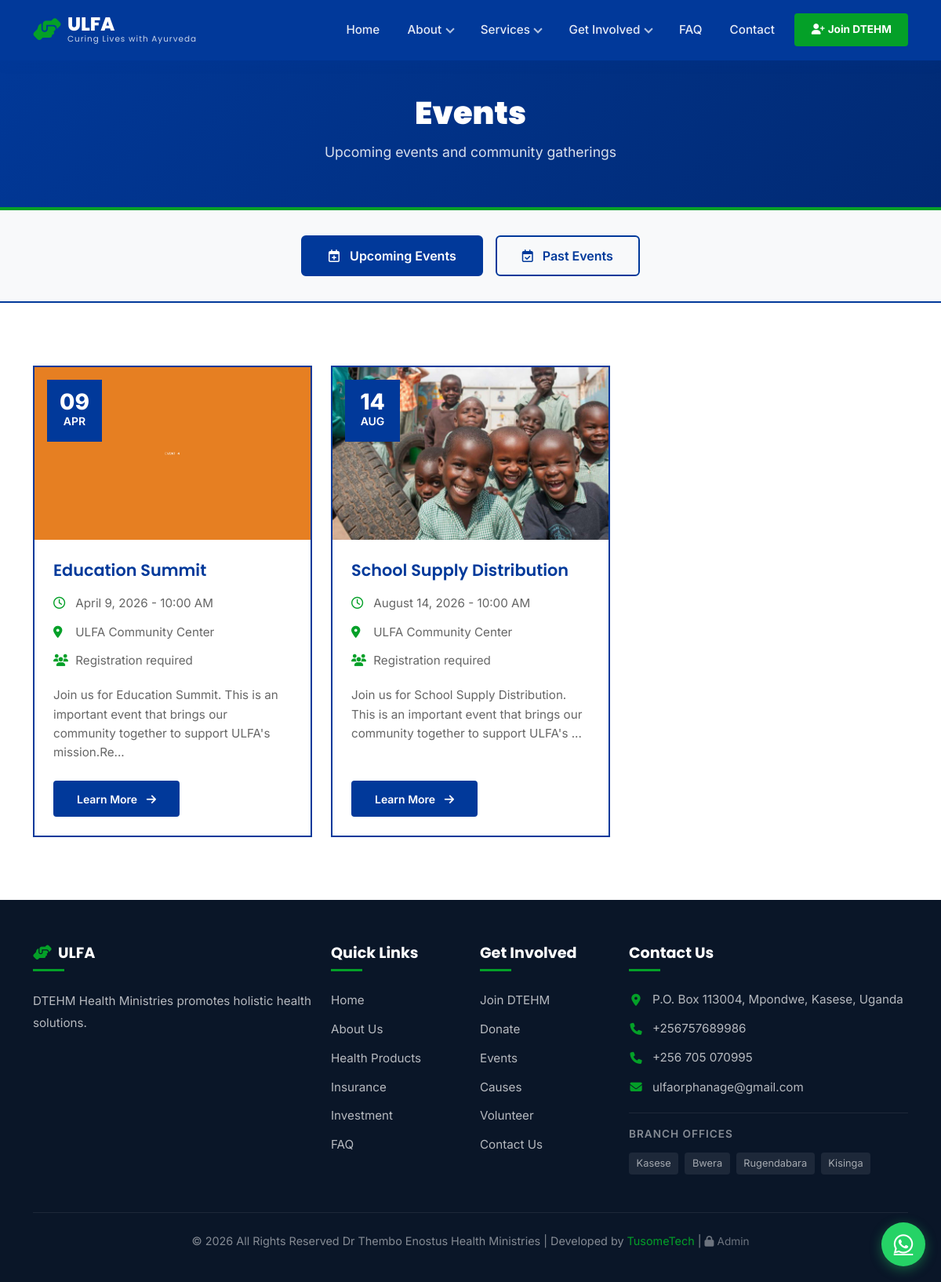
Screenshot of /events.php with the database file from the repository.
### tables this page shows
CREATE TABLE `events` (
  `id` int(11) NOT NULL,
  `title` varchar(200) NOT NULL,
  `slug` varchar(220) NOT NULL,
  `description` longtext NOT NULL,
  `event_image` varchar(255) DEFAULT NULL,
  `event_type` varchar(50) NOT NULL,
  `start_datetime` datetime NOT NULL,
  `end_datetime` datetime NOT NULL,
  `venue_name` varchar(200) NOT NULL,
  `venue_address` text,
  `registration_required` tinyint(1) DEFAULT '0',
  `registration_link` varchar(255) DEFAULT NULL,
  `max_capacity` int(11) DEFAULT '0',
  `current_registrations` int(11) DEFAULT '0',
  `status` enum('upcoming','ongoing','completed','cancelled') DEFAULT 'upcoming',
  `views` int(11) DEFAULT '0',
  `created_by` int(11) NOT NULL,
  `created_at` timestamp NOT NULL DEFAULT CURRENT_TIMESTAMP,
  `updated_at` timestamp NOT NULL DEFAULT CURRENT_TIMESTAMP ON UPDATE CURRENT_TIMESTAMP
);

### events.php (the view, shortened to what this page needs)
<?php
include 'includes/header.php';
$filter = isset($_GET['filter']) ? $_GET['filter'] : 'upcoming';
$page = isset($_GET['page']) ? (int)$_GET['page'] : 1;
$perPage = 9;
$offset = ($page - 1) * $perPage;
if ($filter === 'past') {
    $sql = "SELECT * FROM events WHERE status = 'past' OR (status = 'upcoming' AND start_datetime < NOW()) ORDER BY start_datetime DESC LIMIT :limit OFFSET :offset";
    $countSql = "SELECT COUNT(*) FROM events WHERE status = 'past' OR (status = 'upcoming' AND start_datetime < NOW())";
} else {
    $sql = "SELECT * FROM events WHERE status = 'upcoming' AND start_datetime >= NOW() ORDER BY start_datetime ASC LIMIT :limit OFFSET :offset";
}
$stmt = $pdo->prepare($sql);
$stmt->bindValue(':limit', $perPage, PDO::PARAM_INT);
$stmt->bindValue(':offset', $offset, PDO::PARAM_INT);
$stmt->execute();
$events = $stmt->fetchAll(PDO::FETCH_ASSOC);
?>
<div class="page-header">
    <div class="container">
        <h1>Events</h1>
        <p>Upcoming events and community gatherings</p>
    </div>
</div>
<section style="padding: 2rem 0; background: #f8f9fa; border-bottom: 2px solid var(--primary-blue);">
    <div class="container">
        <div class="d-flex justify-content-center gap-3">
            <a href="events.php?filter=upcoming" class="btn" style="border: 2px solid var(--primary-blue); background: <?php echo $filter === 'upcoming' ? 'var(--primary-yellow)' : 'transparent'; ?>; color: <?php echo $filter === 'upcoming' ? 'var(--white)' : 'var(--primary-blue)'; ?>; padding: 0.75rem 2rem; font-weight: 600; text-decoration: none;">
                <i class="far fa-calendar-plus me-2"></i> Upcoming Events
            </a>
            <a href="events.php?filter=past" class="btn" style="border: 2px solid var(--primary-blue); background: <?php echo $filter === 'past' ? 'var(--primary-yellow)' : 'transparent'; ?>; color: <?php echo $filter === 'past' ? 'var(--white)' : 'var(--primary-blue)'; ?>; padding: 0.75rem 2rem; font-weight: 600; text-decoration: none;">
                <i class="far fa-calendar-check me-2"></i> Past Events
            </a>
        </div>
    </div>
</section>
<section style="padding: 80px 0; background: #fff;">
    <div class="container">
        <?php if (empty($events)): ?>
            <div class="text-center" style="padding: 3rem 0;">
                <i class="far fa-calendar" style="font-size: 4rem; color: #ddd; margin-bottom: 1rem;"></i>
                <h3 style="color: #666;">No <?php echo $filter; ?> events found</h3>
                <p style="color: #999;">Check back soon for new events!</p>
            </div>
        <?php else: ?>
            <div class="row g-4">
                <?php foreach ($events as $event): ?>
                <div class="col-lg-4 col-md-6">
                    <div class="event-card" style="border: 2px solid var(--primary-blue); border-radius: 0; overflow: hidden; height: 100%; display: flex; flex-direction: column; background: #fff; transition: transform 0.3s;">
                        <?php if (!empty($event['event_image'])): ?>
                        <div class="event-image" style="height: 220px; overflow: hidden; position: relative;">
                            <img src="uploads/<?php echo htmlspecialchars($event['event_image']); ?>" alt="<?php echo htmlspecialchars($event['title']); ?>" style="width: 100%; height: 100%; object-fit: cover;">
                            <div class="event-date-badge" style="position: absolute; top: 1rem; left: 1rem; background: var(--primary-yellow); color: var(--white); padding: 0.75rem; border: 2px solid var(--primary-blue); text-align: center; min-width: 70px;">
                                <div style="font-size: 1.75rem; font-weight: 800; line-height: 1;"><?php echo date('d', strtotime($event['start_datetime'])); ?></div>
                                <div style="font-size: 0.875rem; font-weight: 600;"><?php echo strtoupper(date('M', strtotime($event['start_datetime']))); ?></div>
                            </div>
                        </div>
                        <?php endif; ?>
                        <div class="event-content" style="padding: 1.5rem; flex: 1; display: flex; flex-direction: column;">
                            <h3 style="font-size: 1.3rem; font-weight: 600; margin-bottom: 1rem; line-height: 1.4;">
                                <a href="event-detail.php?id=<?php echo $event['id']; ?>" style="color: var(--primary-blue); text-decoration: none;">
                                    <?php echo htmlspecialchars($event['title']); ?>
                                </a>
                            </h3>
                            <div class="event-details" style="display: flex; flex-direction: column; gap: 0.75rem; margin-bottom: 1.25rem; color: #666; font-size: 0.95rem;">
                                <div><i class="far fa-clock" style="color: var(--primary-green); width: 24px;"></i> <?php echo date('F j, Y - g:i A', strtotime($event['start_datetime'])); ?></div>
                                <div><i class="fas fa-map-marker-alt" style="color: var(--primary-green); width: 24px;"></i> <?php echo htmlspecialchars($event['venue_name'] ?? ''); ?></div>
                                <?php if (!empty($event['registration_required']) && $filter === 'upcoming'): ?>
                                <div><i class="fas fa-users" style="color: var(--primary-green); width: 24px;"></i>
                                    <?php if (!empty($event['capacity'])): ?>
                                        <?php echo (($event['capacity'] ?? 0) - ($event['registered_count'] ?? 0)); ?> spots remaining
                                    <?php else: ?>
                                        Registration required
                                    <?php endif; ?>
                                </div>
                                <?php endif; ?>
                            </div>
                            <p style="color: #666; font-size: 0.95rem; margin-bottom: 1.5rem; flex: 1;">
                                <?php echo htmlspecialchars(substr(strip_tags($event['description']), 0, 120)); ?>...
                            </p>
                            <a href="event-detail.php?id=<?php echo $event['id']; ?>" class="btn btn-sm" style="border: 2px solid var(--primary-blue); background: var(--primary-yellow); color: var(--white); padding: 0.65rem 1.75rem; align-self: flex-start; font-weight: 600; text-decoration: none;">
                                <?php echo $filter === 'past' ? 'View Details' : 'Learn More'; ?> <i class="fas fa-arrow-right ms-2"></i>
                            </a>
                        </div>
                    </div>
                </div>
                <?php endforeach; ?>
            </div>
        <?php endif; ?>
    </div>
</section>
<?php include 'includes/footer.php'; ?>

### rows the page displays
events: event_image (picture), start_datetime "09", start_datetime "APR", title "Education Summit", start_datetime "April 9, 2026 - 10:00 AM", venue_name "ULFA Community Center", registration_required 1 (drawn), description "Join us for Education Summit. This is an important event that brings our community together to support ULFA's mission.Re"
events: event_image (picture), start_datetime "14", start_datetime "AUG", title "School Supply Distribution", start_datetime "August 14, 2026 - 10:00 AM", venue_name "ULFA Community Center", registration_required 1 (drawn), description "Join us for School Supply Distribution. This is an important event that brings our community together to support ULFA's"

### other values shown
$siteShortName "ULFA"
$siteTagline "Curing Lives with Ayurveda"
$footerAbout "DTEHM Health Ministries promotes holistic health solutions."
$contactAddress "P.O. Box 113004, Mpondwe"
$contactCity "Kasese"
$contactPhone "+256757689986"
$contactPhoneAlt "+256 705 070995"
$contactEmail "ulfaorphanage@gmail.com"
$footerText "All Rights Reserved Dr Thembo Enostus Health Ministries"
$developerName "TusomeTech"
